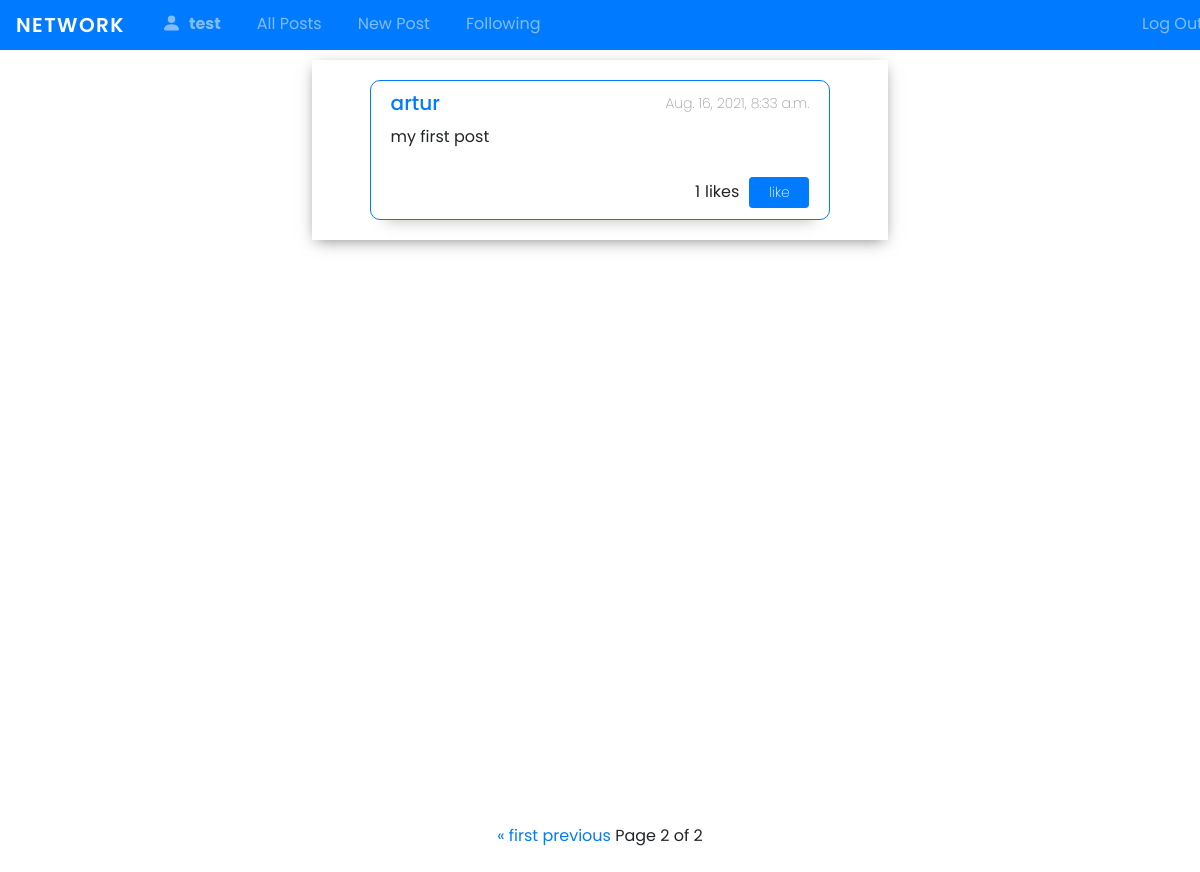
/?page=2 (signed in), run on the app's committed database.
### network/models.py (models this page shows, shortened)
class User(AbstractUser):
    image = models.ImageField(upload_to='images',  default='images/user.png')
    following = models.ManyToManyField(
        "self", blank=True, related_name="followers", symmetrical=False
    )
    def __str__(self):
        return f"{self.username}"

class Post(models.Model):
    user = models.ForeignKey("User", on_delete=models.CASCADE)
    text = models.TextField(max_length=500)
    timestamp = models.DateTimeField(auto_now_add=True)
    liked = models.ManyToManyField(User, blank=True, related_name='likes')
    def total_likes(self):
        return self.liked.all().count()

### network/views.py (the view)
# urls.py: path("", views.index, name="index"),
def index(request):
    user = request.user
    posts = Post.objects.order_by('-timestamp')
    paginator = Paginator(posts, 10)
    page_number = request.GET.get('page')
    page_obj = paginator.get_page(page_number)
    return render(request, "network/index.html", {
        "posts": page_obj,
        "userInfo": user,
        "profile": user,
    })

### network/templates/network/index.html (shortened to what this page needs)
{% extends "network/layout.html" %}
{% block body %}
<div class="wrapper">
    <div class="main-section">
        {% for post in posts %}
        <div class="post-body">
            <div class="post-body-header">
                {% if user.is_authenticated %}
                <a href="{% url 'user_info' post.user.id %}">
                    <h5>{{post.user}}</h5>
                </a>
                {% else %}
                <a href="{% url 'login'  %}">
                    <h5>{{post.user}}</h5>
                </a>
                {% endif %}
                <p>{{post.timestamp}}</p>
            </div>
            <p class="post-body-text">{{post.text}}</p>
            <div class="post-buttons">
                <div class="post-likes">
                    <div class="post-body-likes like-count{{post.id}}">{{post.total_likes}}</div>
                    <div>likes</div>
                </div>
                <form action="{% url 'like-post-view' %}" method="POST" class="like-form" id="{{post.id}}">
                    {% if user.is_authenticated %}
                    <button id="like-btn" class="like-btn{{post.id}} btn btn-primary btn-sm" type="submit">
                        {% if profile not in post.liked.all %}
                        like
                        {% else %}
                        unlike
                        {% endif %}
                    </button>
                    {% endif %}
                </form>
            </div>
        </div>
        {% endfor %}
    </div>
</div>
{% endblock %}

### network/templates/network/layout.html (shortened to what this page needs)
{% load static %}
<!DOCTYPE html>
<html lang="en">
<head>
    <link rel="stylesheet" href="https://stackpath.bootstrapcdn.com/bootstrap/4.4.1/css/bootstrap.min.css"
>
    <link rel="stylesheet" href="https://cdn.jsdelivr.net/npm/bootstrap-icons@1.5.0/font/bootstrap-icons.css">
    <link href="{% static 'network/styles.css' %}" rel="stylesheet">
</head>
<body>
    <nav class="navbar navbar-expand-md navbar-dark bg-primary">
        <a class="navbar-brand" href="#">Network</a>
        <div>
            <ul class="navbar-nav mr-auto">
                {% if user.is_authenticated %}
                <li class="nav-item">
                    <a class="nav-link" href="{% url 'user_info' user.id %}"><svg xmlns="http://www.w3.org/2000/svg"
                            width="16" height="16" fill="currentColor" class="bi bi-person-fill" viewBox="0 0 16 16">
                            <path d="M3 14s-1 0-1-1 1-4 6-4 6 3 6 4-1 1-1 1H3zm5-6a3 3 0 1 0 0-6 3 3 0 0 0 0 6z" />
                        </svg><strong>{{user.username}}</strong></a>
                </li>
                {% endif %}
                <div class="navbar-body">
                    <li class="nav-item">
                        <a class="nav-link" href="{% url 'index' %}">All Posts</a>
                    </li>
                </div>
                {% if user.is_authenticated %}
                <div class="navbar-body">
                    <li class="nav-item">
                        <a class="nav-link" href="{% url 'newpost' %}">New Post</a>
                    </li>
                </div>
                <div class="navbar-body">
                    <li class="nav-item">
                        <a class="nav-link" href="{% url 'following' user.id %}">Following</a>
                    </li>
                </div>
                <li class="nav-item">
                    <a class="nav-link" href="{% url 'logout' %}">Log Out</a>
                </li>
                {% endif %}
            </ul>
        </div>
    </nav>
    <div class="body">
        {% block body %}
        {% endblock %}
        {% if posts.paginator.num_pages > 1 %}
        <div class="container p-4">
            <div class="pagination justify-content-center">
                <span class="step-links">
                    {% if posts.has_previous %}
                    <a href="?page=1">&laquo; first</a>
                    <a href="?page={{ posts.previous_page_number }}">previous</a>
                    {% endif %}
                    <span class="current">
                        Page {{ posts.number }} of {{ posts.paginator.num_pages }}
                    </span>
                </span>
            </div>
        </div>
        {% endif %}
    </div>
</body>
</html>

### network/static/network/styles.css (style rules this page uses)
*, *::after, *::before { margin: 0; padding: 0; box-sizing: border-box; font-family: 'Poppins', sans-serif; }
body { overflow-x: hidden; }
.navbar { width: 100%; height: 50px; }
.navbar-brand { text-transform: uppercase; font-weight: 600; letter-spacing: 1.4px; }
.navbar-nav { display: flex; width: 90vw; }
.navbar-body:last-of-type { flex: 1; }
.nav-item { padding: 0 10px; }
.nav-link > svg { width: 25px; height: 25px; margin-right: 5px; padding-bottom: 5px; }
.wrapper { width: 80vw; min-height: calc(100vh - 60px); margin: 10px auto 0; display: flex; justify-content: center; }
.main-section { width: 60%; height: 100%; box-shadow: 0px 4px 15px -4px rgba(0,0,0,0.5); }
.post-body { width: 80%; border: 1px solid #007bff; border-radius: 10px; margin: 20px auto; -webkit-box-shadow: 0px 17px 14px -16px rgba(0,0,0,0.25); box-shadow: 0px 17px 14px -16px rgba(0,0,0,0.25); }
.post-body-header { display: flex; justify-content: space-between; align-items: center; padding: 10px 20px; }
.post-body-header > a { text-decoration: none; }
.post-body-header > a > h5 { margin-bottom: 0; }
.post-body-header > p { font-size: 14px; font-weight: 200; color: #999; margin-bottom: 0; }
.post-body-text { font-size: 16px; padding: 0 20px; width: 90%; }
.post-likes { display: flex; align-items: center; margin-right: 10px; flex: 1; font-weight: 400; }
.post-body-likes { width: 35%; margin-left: auto; margin-right: 0; padding: 5px 5px 5px 15px; text-align: right; }
.post-buttons { display: flex; padding: 10px 20px; align-items: center; justify-content: flex-end; }
#like-btn { width: 60px !important; font-weight: 200 !important; }

### data on the page
User: username "test"
Post: user "artur", timestamp "Aug. 16, 2021, 8:33 a.m.", text "my first post", total_likes "1"

### other printed values
{{ posts.number }} "2"
{{ posts.paginator.num_pages }} "2"
